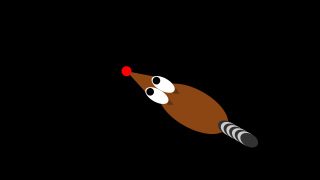
Frame 1 (no input)
Frame 60 (the mouse pressed at the canvas centre just before this capture): identical to frame 1, image omitted
Frame 120 (the mouse held since frame 60 and released just before this capture): blank canvas, image omitted

The Processing sketch that drew this single still picture (run headless with seeded random() and noise(); from frame 60 on, the mouse is pressed at the canvas centre):

// Processing sketch: raccoon2
// ── raccoon2.pde
Raccoon rocky;

void setup() { 
  size(320, 180);
  rocky = new Raccoon(width/2, height/2);
}

void draw() {
  background(0);
  noStroke();
  //let scale increase and decrease cyclically
  float scale = 2; // * (1+0.3 * sin(millis() * 0.001));
  rocky.setScale(scale).rotateTowards(mouseX, mouseY).drawIt();
}

class Raccoon {
  float x, y;//coordinates of Raccoon, representing point between the eyes
  float scale;//a multiplier that allows us to draw a raccoon at any scale
  float rotationAngleInRadians = 0;

  Raccoon(float x_, float y_) {
    x = x_;
    y = y_;
    scale = 1;
  }

  void drawIt() {
    translate(x, y);
    rotate(rotationAngleInRadians);
    float baseSize = width * scale;

    //draw body
    fill(140, 70, 20);
    ellipse(0, -baseSize * 0.06, -baseSize * 0.06, baseSize * 0.12);

    //draw tail
    float fillColor = 50;
    for (int i = 0; i < 9; ++i) {
      fill(fillColor);
      fillColor = 255-fillColor;
      ellipse(0, -baseSize * (0.12 + 0.005 * i), -baseSize * 0.02, baseSize * 0.03);
    }

    //draw nose
    fill(140, 70, 20);
    beginShape();
    vertex(0, baseSize * 0.06);
    vertex(-baseSize * 0.02, 0);
    vertex(baseSize * 0.02, 0);
    vertex(0, baseSize * 0.06);
    // etc;
    endShape();
    fill(255,0,0);
    ellipse(0,baseSize * 0.06, 10,10);

    //draw ears, referenced from ears (drawn later)
    float eyeDiameter = baseSize * 0.02;
    float leftEyecenter =  - eyeDiameter/2;
    float rightEyecenter =  eyeDiameter/2;
    float eyeHeightToWidthRatio = 3;
    float eyeHeight = 2 * eyeDiameter;
    float earBaseHeight =  -eyeHeight/2;
    fill(100, 50, 20);//dark brown
    for (int sign = -1; sign < 2; sign += 2) {
      beginShape();
      vertex(sign * eyeDiameter/2, earBaseHeight * 1.5);
      vertex(sign * eyeDiameter/4, earBaseHeight );
      vertex(sign * eyeDiameter* 0.75, earBaseHeight );
      vertex(sign * eyeDiameter/2, earBaseHeight * 1.5);
      // etc;
      endShape();
    }

    //draw white eyes
    fill(255);
    ellipse(leftEyecenter, 0, eyeDiameter, eyeHeight);
    ellipse(rightEyecenter, 0, eyeDiameter, eyeHeight);

    //draw black pupils
    fill(0);
    float pupilDiameter = eyeDiameter * 0.6;
    ellipse(leftEyecenter, pupilDiameter, pupilDiameter, pupilDiameter);
    ellipse(rightEyecenter, pupilDiameter, pupilDiameter, pupilDiameter);
  }

  Raccoon rotateTowards(float pointToX, float pointToY) {
    //a bit of trig...
    rotationAngleInRadians = atan( (pointToY - y) / (pointToX - x) ) ;
    // because we drew our raccoon already rotated facing down...
    rotationAngleInRadians -= PI/2;

    //now, deal with the fact that atan may be off by 180 degrees,
    //so we may need to add PI radians
    if (pointToX == x) {
      if ( pointToY < y ) {
        rotationAngleInRadians += PI;
      }
      return this;
    }
    if (pointToX < x)
      rotationAngleInRadians += PI;
    return this;
  }

  Raccoon setScale(float s) {
    scale = s;
    return this;
  }
}
